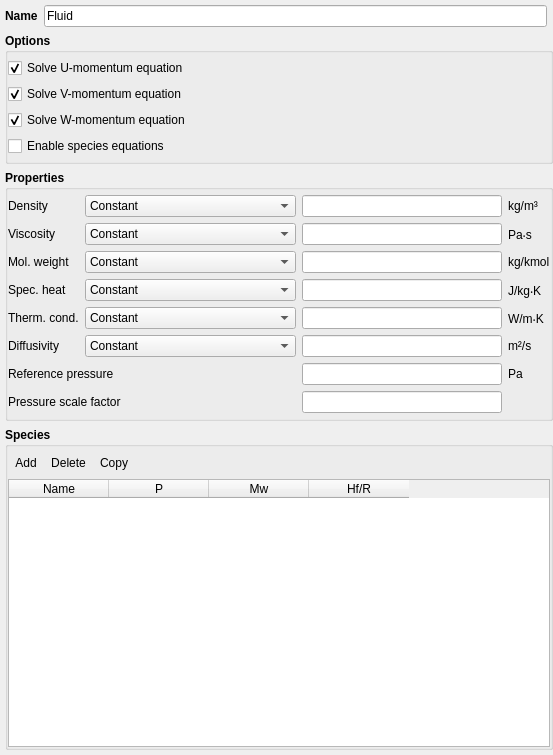
<?xml version="1.0" encoding="UTF-8"?>
<ui version="4.0">
 <class>fluid</class>
 <widget class="QWidget" name="fluid">
  <property name="geometry">
   <rect>
    <x>0</x>
    <y>0</y>
    <width>553</width>
    <height>755</height>
   </rect>
  </property>
  <property name="sizePolicy">
   <sizepolicy hsizetype="Preferred" vsizetype="Preferred">
    <horstretch>2</horstretch>
    <verstretch>0</verstretch>
   </sizepolicy>
  </property>
  <property name="minimumSize">
   <size>
    <width>20</width>
    <height>0</height>
   </size>
  </property>
  <layout class="QGridLayout" name="gridLayout_3">
   <property name="leftMargin">
    <number>5</number>
   </property>
   <property name="topMargin">
    <number>5</number>
   </property>
   <property name="rightMargin">
    <number>0</number>
   </property>
   <property name="bottomMargin">
    <number>5</number>
   </property>
   <item row="1" column="0" colspan="2">
    <widget class="QGroupBox" name="groupbox_options">
     <property name="font">
      <font>
       <weight>75</weight>
       <bold>true</bold>
      </font>
     </property>
     <property name="title">
      <string>Options</string>
     </property>
     <property name="flat">
      <bool>true</bool>
     </property>
     <layout class="QGridLayout" name="gridLayout">
      <property name="leftMargin">
       <number>0</number>
      </property>
      <property name="topMargin">
       <number>5</number>
      </property>
      <property name="rightMargin">
       <number>0</number>
      </property>
      <property name="bottomMargin">
       <number>5</number>
      </property>
      <item row="1" column="0">
       <widget class="CheckBox" name="checkbox_momentum_y_eq">
        <property name="font">
         <font>
          <weight>50</weight>
          <bold>false</bold>
         </font>
        </property>
        <property name="text">
         <string>Solve V-momentum equation</string>
        </property>
        <property name="checked">
         <bool>true</bool>
        </property>
       </widget>
      </item>
      <item row="2" column="0">
       <widget class="CheckBox" name="checkbox_momentum_z_eq">
        <property name="font">
         <font>
          <weight>50</weight>
          <bold>false</bold>
         </font>
        </property>
        <property name="text">
         <string>Solve W-momentum equation</string>
        </property>
        <property name="checked">
         <bool>true</bool>
        </property>
       </widget>
      </item>
      <item row="4" column="0">
       <layout class="QHBoxLayout" name="horizontalLayout_4"/>
      </item>
      <item row="3" column="0">
       <widget class="CheckBox" name="checkbox_species_eq">
        <property name="font">
         <font>
          <weight>50</weight>
          <bold>false</bold>
         </font>
        </property>
        <property name="text">
         <string>Enable species equations</string>
        </property>
       </widget>
      </item>
      <item row="0" column="0">
       <widget class="CheckBox" name="checkbox_momentum_x_eq">
        <property name="font">
         <font>
          <weight>50</weight>
          <bold>false</bold>
         </font>
        </property>
        <property name="text">
         <string>Solve U-momentum equation</string>
        </property>
        <property name="checked">
         <bool>true</bool>
        </property>
       </widget>
      </item>
     </layout>
    </widget>
   </item>
   <item row="3" column="0" colspan="2">
    <widget class="QGroupBox" name="groupbox_species">
     <property name="font">
      <font>
       <weight>75</weight>
       <bold>true</bold>
      </font>
     </property>
     <property name="title">
      <string>Species</string>
     </property>
     <property name="flat">
      <bool>true</bool>
     </property>
     <property name="checkable">
      <bool>false</bool>
     </property>
     <layout class="QGridLayout" name="gridLayout_4">
      <property name="leftMargin">
       <number>0</number>
      </property>
      <property name="topMargin">
       <number>5</number>
      </property>
      <property name="rightMargin">
       <number>0</number>
      </property>
      <property name="bottomMargin">
       <number>0</number>
      </property>
      <item row="0" column="0">
       <widget class="QWidget" name="frame_add_delete_species" native="true">
        <property name="font">
         <font>
          <weight>50</weight>
          <bold>false</bold>
         </font>
        </property>
        <layout class="QHBoxLayout" name="horizontalLayout_17">
         <property name="spacing">
          <number>0</number>
         </property>
         <property name="leftMargin">
          <number>0</number>
         </property>
         <property name="topMargin">
          <number>0</number>
         </property>
         <property name="rightMargin">
          <number>0</number>
         </property>
         <property name="bottomMargin">
          <number>0</number>
         </property>
         <item>
          <widget class="QToolButton" name="toolbutton_fluid_species_add">
           <property name="font">
            <font>
             <weight>50</weight>
             <bold>false</bold>
            </font>
           </property>
           <property name="text">
            <string>Add</string>
           </property>
           <property name="autoRaise">
            <bool>true</bool>
           </property>
          </widget>
         </item>
         <item>
          <widget class="QToolButton" name="toolbutton_fluid_species_delete">
           <property name="font">
            <font>
             <weight>50</weight>
             <bold>false</bold>
            </font>
           </property>
           <property name="text">
            <string>Delete</string>
           </property>
           <property name="autoRaise">
            <bool>true</bool>
           </property>
          </widget>
         </item>
         <item>
          <widget class="QToolButton" name="toolbutton_fluid_species_edit">
           <property name="font">
            <font>
             <weight>50</weight>
             <bold>false</bold>
            </font>
           </property>
           <property name="toolTip">
            <string>Edit selected species</string>
           </property>
           <property name="text">
            <string>Copy</string>
           </property>
           <property name="autoRaise">
            <bool>true</bool>
           </property>
          </widget>
         </item>
         <item>
          <spacer name="horizontalSpacer_6">
           <property name="orientation">
            <enum>Qt::Horizontal</enum>
           </property>
           <property name="sizeHint" stdset="0">
            <size>
             <width>40</width>
             <height>20</height>
            </size>
           </property>
          </spacer>
         </item>
        </layout>
       </widget>
      </item>
      <item row="1" column="0">
       <widget class="QTableWidget" name="tablewidget_fluid_species">
        <property name="sizePolicy">
         <sizepolicy hsizetype="Expanding" vsizetype="MinimumExpanding">
          <horstretch>0</horstretch>
          <verstretch>0</verstretch>
         </sizepolicy>
        </property>
        <property name="minimumSize">
         <size>
          <width>0</width>
          <height>100</height>
         </size>
        </property>
        <property name="maximumSize">
         <size>
          <width>16777215</width>
          <height>16777215</height>
         </size>
        </property>
        <property name="font">
         <font>
          <weight>50</weight>
          <bold>false</bold>
         </font>
        </property>
        <property name="selectionMode">
         <enum>QAbstractItemView::SingleSelection</enum>
        </property>
        <property name="selectionBehavior">
         <enum>QAbstractItemView::SelectRows</enum>
        </property>
        <attribute name="horizontalHeaderVisible">
         <bool>true</bool>
        </attribute>
        <attribute name="horizontalHeaderCascadingSectionResizes">
         <bool>false</bool>
        </attribute>
        <attribute name="horizontalHeaderMinimumSectionSize">
         <number>20</number>
        </attribute>
        <attribute name="horizontalHeaderDefaultSectionSize">
         <number>100</number>
        </attribute>
        <attribute name="horizontalHeaderHighlightSections">
         <bool>false</bool>
        </attribute>
        <attribute name="horizontalHeaderStretchLastSection">
         <bool>false</bool>
        </attribute>
        <attribute name="verticalHeaderVisible">
         <bool>false</bool>
        </attribute>
        <attribute name="verticalHeaderHighlightSections">
         <bool>false</bool>
        </attribute>
        <column>
         <property name="text">
          <string>Name</string>
         </property>
        </column>
        <column>
         <property name="text">
          <string>P</string>
         </property>
         <property name="toolTip">
          <string>Phase</string>
         </property>
        </column>
        <column>
         <property name="text">
          <string>Mw</string>
         </property>
         <property name="toolTip">
          <string>Molecular weight</string>
         </property>
        </column>
        <column>
         <property name="text">
          <string>Hf/R</string>
         </property>
         <property name="toolTip">
          <string>Heat of formation (normalized)</string>
         </property>
        </column>
       </widget>
      </item>
     </layout>
    </widget>
   </item>
   <item row="0" column="0">
    <widget class="QWidget" name="frame_name" native="true">
     <layout class="QGridLayout" name="gridLayout_2">
      <property name="leftMargin">
       <number>0</number>
      </property>
      <property name="topMargin">
       <number>0</number>
      </property>
      <property name="rightMargin">
       <number>0</number>
      </property>
      <property name="bottomMargin">
       <number>0</number>
      </property>
      <property name="spacing">
       <number>0</number>
      </property>
      <item row="0" column="0">
       <spacer name="verticalSpacer_5">
        <property name="orientation">
         <enum>Qt::Vertical</enum>
        </property>
        <property name="sizeType">
         <enum>QSizePolicy::Minimum</enum>
        </property>
        <property name="sizeHint" stdset="0">
         <size>
          <width>20</width>
          <height>0</height>
         </size>
        </property>
       </spacer>
      </item>
      <item row="1" column="0">
       <layout class="QHBoxLayout" name="horizontalLayout_3">
        <property name="spacing">
         <number>6</number>
        </property>
        <property name="topMargin">
         <number>0</number>
        </property>
        <item>
         <widget class="QLabel" name="label_fluid_phase_name">
          <property name="font">
           <font>
            <weight>75</weight>
            <bold>true</bold>
           </font>
          </property>
          <property name="toolTip">
           <string>&lt;html&gt;&lt;head/&gt;&lt;body&gt;&lt;p&gt;&lt;span style=&quot; font-weight:400;&quot;&gt;Name for fluid phase&lt;/span&gt;&lt;/p&gt;&lt;/body&gt;&lt;/html&gt;</string>
          </property>
          <property name="text">
           <string>Name</string>
          </property>
         </widget>
        </item>
        <item>
         <widget class="LineEdit" name="lineedit_fluid_phase_name">
          <property name="toolTip">
           <string>&lt;html&gt;&lt;head/&gt;&lt;body&gt;&lt;p&gt;Name for fluid phase&lt;/p&gt;&lt;/body&gt;&lt;/html&gt;</string>
          </property>
          <property name="text">
           <string>Fluid</string>
          </property>
         </widget>
        </item>
       </layout>
      </item>
     </layout>
    </widget>
   </item>
   <item row="2" column="0" colspan="2">
    <widget class="QGroupBox" name="groupbox_properties">
     <property name="font">
      <font>
       <weight>75</weight>
       <bold>true</bold>
      </font>
     </property>
     <property name="title">
      <string>Properties</string>
     </property>
     <property name="flat">
      <bool>true</bool>
     </property>
     <layout class="QGridLayout" name="gridLayout_5">
      <property name="leftMargin">
       <number>0</number>
      </property>
      <property name="topMargin">
       <number>5</number>
      </property>
      <property name="rightMargin">
       <number>0</number>
      </property>
      <property name="bottomMargin">
       <number>5</number>
      </property>
      <item row="0" column="0">
       <widget class="QLabel" name="label_fluid_density_model">
        <property name="font">
         <font>
          <weight>50</weight>
          <bold>false</bold>
         </font>
        </property>
        <property name="text">
         <string>Density</string>
        </property>
       </widget>
      </item>
      <item row="0" column="1">
       <widget class="ComboBox" name="combobox_fluid_density_model">
        <property name="sizePolicy">
         <sizepolicy hsizetype="Preferred" vsizetype="Fixed">
          <horstretch>0</horstretch>
          <verstretch>0</verstretch>
         </sizepolicy>
        </property>
        <property name="maximumSize">
         <size>
          <width>16777215</width>
          <height>16777215</height>
         </size>
        </property>
        <property name="font">
         <font>
          <weight>50</weight>
          <bold>false</bold>
         </font>
        </property>
        <property name="sizeAdjustPolicy">
         <enum>QComboBox::AdjustToContents</enum>
        </property>
        <property name="minimumContentsLength">
         <number>20</number>
        </property>
        <item>
         <property name="text">
          <string>Constant</string>
         </property>
        </item>
        <item>
         <property name="text">
          <string>Ideal gas law</string>
         </property>
        </item>
        <item>
         <property name="text">
          <string>UDF</string>
         </property>
        </item>
       </widget>
      </item>
      <item row="0" column="2">
       <widget class="LineEdit" name="lineedit_keyword_ro_g0">
        <property name="sizePolicy">
         <sizepolicy hsizetype="Expanding" vsizetype="Fixed">
          <horstretch>0</horstretch>
          <verstretch>0</verstretch>
         </sizepolicy>
        </property>
        <property name="minimumSize">
         <size>
          <width>30</width>
          <height>0</height>
         </size>
        </property>
        <property name="font">
         <font>
          <weight>50</weight>
          <bold>false</bold>
         </font>
        </property>
       </widget>
      </item>
      <item row="0" column="3">
       <widget class="QLabel" name="label_ro_g0_units">
        <property name="font">
         <font>
          <weight>50</weight>
          <bold>false</bold>
         </font>
        </property>
        <property name="text">
         <string>kg/m³ </string>
        </property>
       </widget>
      </item>
      <item row="1" column="0">
       <widget class="QLabel" name="label_fluid_viscosity_model">
        <property name="font">
         <font>
          <weight>50</weight>
          <bold>false</bold>
         </font>
        </property>
        <property name="text">
         <string>Viscosity</string>
        </property>
       </widget>
      </item>
      <item row="1" column="1">
       <widget class="ComboBox" name="combobox_fluid_viscosity_model">
        <property name="sizePolicy">
         <sizepolicy hsizetype="Preferred" vsizetype="Fixed">
          <horstretch>0</horstretch>
          <verstretch>0</verstretch>
         </sizepolicy>
        </property>
        <property name="maximumSize">
         <size>
          <width>16777215</width>
          <height>16777215</height>
         </size>
        </property>
        <property name="font">
         <font>
          <weight>50</weight>
          <bold>false</bold>
         </font>
        </property>
        <property name="sizeAdjustPolicy">
         <enum>QComboBox::AdjustToContents</enum>
        </property>
        <property name="minimumContentsLength">
         <number>20</number>
        </property>
        <item>
         <property name="text">
          <string>Constant</string>
         </property>
        </item>
        <item>
         <property name="text">
          <string>Sutherland's law</string>
         </property>
        </item>
        <item>
         <property name="text">
          <string>UDF</string>
         </property>
        </item>
       </widget>
      </item>
      <item row="1" column="2">
       <widget class="LineEdit" name="lineedit_keyword_mu_g0">
        <property name="sizePolicy">
         <sizepolicy hsizetype="Expanding" vsizetype="Fixed">
          <horstretch>0</horstretch>
          <verstretch>0</verstretch>
         </sizepolicy>
        </property>
        <property name="minimumSize">
         <size>
          <width>30</width>
          <height>0</height>
         </size>
        </property>
        <property name="font">
         <font>
          <weight>50</weight>
          <bold>false</bold>
         </font>
        </property>
       </widget>
      </item>
      <item row="1" column="3">
       <widget class="QLabel" name="label_mu_g0_units">
        <property name="font">
         <font>
          <weight>50</weight>
          <bold>false</bold>
         </font>
        </property>
        <property name="text">
         <string>Pa⸳s</string>
        </property>
       </widget>
      </item>
      <item row="2" column="0">
       <widget class="QLabel" name="label_mol_weight_model">
        <property name="font">
         <font>
          <weight>50</weight>
          <bold>false</bold>
         </font>
        </property>
        <property name="toolTip">
         <string>Molecular weight</string>
        </property>
        <property name="text">
         <string>Mol. weight</string>
        </property>
       </widget>
      </item>
      <item row="2" column="1">
       <widget class="ComboBox" name="combobox_fluid_mol_weight_model">
        <property name="sizePolicy">
         <sizepolicy hsizetype="Preferred" vsizetype="Fixed">
          <horstretch>0</horstretch>
          <verstretch>0</verstretch>
         </sizepolicy>
        </property>
        <property name="maximumSize">
         <size>
          <width>16777215</width>
          <height>16777215</height>
         </size>
        </property>
        <property name="font">
         <font>
          <weight>50</weight>
          <bold>false</bold>
         </font>
        </property>
        <property name="sizeAdjustPolicy">
         <enum>QComboBox::AdjustToContents</enum>
        </property>
        <property name="minimumContentsLength">
         <number>20</number>
        </property>
        <item>
         <property name="text">
          <string>Constant</string>
         </property>
        </item>
        <item>
         <property name="text">
          <string>Mixture</string>
         </property>
        </item>
       </widget>
      </item>
      <item row="2" column="2">
       <widget class="LineEdit" name="lineedit_keyword_mw_avg">
        <property name="sizePolicy">
         <sizepolicy hsizetype="Expanding" vsizetype="Fixed">
          <horstretch>0</horstretch>
          <verstretch>0</verstretch>
         </sizepolicy>
        </property>
        <property name="minimumSize">
         <size>
          <width>30</width>
          <height>0</height>
         </size>
        </property>
        <property name="font">
         <font>
          <weight>50</weight>
          <bold>false</bold>
         </font>
        </property>
       </widget>
      </item>
      <item row="2" column="3">
       <widget class="QLabel" name="label_mw_avg_units">
        <property name="font">
         <font>
          <weight>50</weight>
          <bold>false</bold>
         </font>
        </property>
        <property name="text">
         <string>kg/kmol</string>
        </property>
       </widget>
      </item>
      <item row="3" column="0">
       <widget class="QLabel" name="label_fluid_specific_heat_model">
        <property name="font">
         <font>
          <weight>50</weight>
          <bold>false</bold>
         </font>
        </property>
        <property name="toolTip">
         <string>Specific heat</string>
        </property>
        <property name="text">
         <string>Spec. heat</string>
        </property>
       </widget>
      </item>
      <item row="3" column="1">
       <widget class="ComboBox" name="combobox_fluid_specific_heat_model">
        <property name="sizePolicy">
         <sizepolicy hsizetype="Preferred" vsizetype="Fixed">
          <horstretch>0</horstretch>
          <verstretch>0</verstretch>
         </sizepolicy>
        </property>
        <property name="maximumSize">
         <size>
          <width>16777215</width>
          <height>16777215</height>
         </size>
        </property>
        <property name="font">
         <font>
          <weight>50</weight>
          <bold>false</bold>
         </font>
        </property>
        <property name="sizeAdjustPolicy">
         <enum>QComboBox::AdjustToContents</enum>
        </property>
        <property name="minimumContentsLength">
         <number>20</number>
        </property>
        <item>
         <property name="text">
          <string>Constant</string>
         </property>
        </item>
        <item>
         <property name="text">
          <string>Mixture</string>
         </property>
        </item>
        <item>
         <property name="text">
          <string>UDF</string>
         </property>
        </item>
       </widget>
      </item>
      <item row="3" column="2">
       <widget class="LineEdit" name="lineedit_keyword_c_pg0">
        <property name="sizePolicy">
         <sizepolicy hsizetype="Expanding" vsizetype="Fixed">
          <horstretch>0</horstretch>
          <verstretch>0</verstretch>
         </sizepolicy>
        </property>
        <property name="minimumSize">
         <size>
          <width>30</width>
          <height>0</height>
         </size>
        </property>
        <property name="font">
         <font>
          <weight>50</weight>
          <bold>false</bold>
         </font>
        </property>
       </widget>
      </item>
      <item row="3" column="3">
       <widget class="QLabel" name="label_c_pg0_units">
        <property name="font">
         <font>
          <weight>50</weight>
          <bold>false</bold>
         </font>
        </property>
        <property name="text">
         <string>J/kg⸳K</string>
        </property>
       </widget>
      </item>
      <item row="4" column="0">
       <widget class="QLabel" name="label_fluid_tc_model">
        <property name="font">
         <font>
          <weight>50</weight>
          <bold>false</bold>
         </font>
        </property>
        <property name="toolTip">
         <string>Thermal conductivity</string>
        </property>
        <property name="text">
         <string>Therm. cond.</string>
        </property>
       </widget>
      </item>
      <item row="4" column="1">
       <widget class="ComboBox" name="combobox_fluid_tc_model">
        <property name="sizePolicy">
         <sizepolicy hsizetype="Preferred" vsizetype="Fixed">
          <horstretch>0</horstretch>
          <verstretch>0</verstretch>
         </sizepolicy>
        </property>
        <property name="maximumSize">
         <size>
          <width>16777215</width>
          <height>16777215</height>
         </size>
        </property>
        <property name="font">
         <font>
          <weight>50</weight>
          <bold>false</bold>
         </font>
        </property>
        <property name="currentIndex">
         <number>0</number>
        </property>
        <property name="sizeAdjustPolicy">
         <enum>QComboBox::AdjustToContents</enum>
        </property>
        <property name="minimumContentsLength">
         <number>20</number>
        </property>
        <item>
         <property name="text">
          <string>Constant</string>
         </property>
        </item>
        <item>
         <property name="text">
          <string>Temperature dependent (air)</string>
         </property>
        </item>
        <item>
         <property name="text">
          <string>UDF</string>
         </property>
        </item>
       </widget>
      </item>
      <item row="4" column="2">
       <widget class="LineEdit" name="lineedit_keyword_k_g0">
        <property name="sizePolicy">
         <sizepolicy hsizetype="Expanding" vsizetype="Fixed">
          <horstretch>0</horstretch>
          <verstretch>0</verstretch>
         </sizepolicy>
        </property>
        <property name="minimumSize">
         <size>
          <width>30</width>
          <height>0</height>
         </size>
        </property>
        <property name="font">
         <font>
          <weight>50</weight>
          <bold>false</bold>
         </font>
        </property>
       </widget>
      </item>
      <item row="4" column="3">
       <widget class="QLabel" name="label_k_g0_units">
        <property name="font">
         <font>
          <weight>50</weight>
          <bold>false</bold>
         </font>
        </property>
        <property name="text">
         <string>W/m⸳K</string>
        </property>
       </widget>
      </item>
      <item row="5" column="0">
       <widget class="QLabel" name="label_fluid_diffusion_model">
        <property name="font">
         <font>
          <weight>50</weight>
          <bold>false</bold>
         </font>
        </property>
        <property name="text">
         <string>Diffusivity</string>
        </property>
       </widget>
      </item>
      <item row="5" column="1">
       <widget class="ComboBox" name="combobox_fluid_diffusion_model">
        <property name="sizePolicy">
         <sizepolicy hsizetype="Preferred" vsizetype="Fixed">
          <horstretch>0</horstretch>
          <verstretch>0</verstretch>
         </sizepolicy>
        </property>
        <property name="maximumSize">
         <size>
          <width>16777215</width>
          <height>16777215</height>
         </size>
        </property>
        <property name="font">
         <font>
          <weight>50</weight>
          <bold>false</bold>
         </font>
        </property>
        <property name="currentIndex">
         <number>0</number>
        </property>
        <property name="sizeAdjustPolicy">
         <enum>QComboBox::AdjustToContents</enum>
        </property>
        <property name="minimumContentsLength">
         <number>20</number>
        </property>
        <item>
         <property name="text">
          <string>Constant</string>
         </property>
        </item>
        <item>
         <property name="text">
          <string>Dilute mixture approximation (air)</string>
         </property>
        </item>
        <item>
         <property name="text">
          <string>UDF</string>
         </property>
        </item>
       </widget>
      </item>
      <item row="5" column="2">
       <widget class="LineEdit" name="lineedit_keyword_dif_g0">
        <property name="sizePolicy">
         <sizepolicy hsizetype="Expanding" vsizetype="Fixed">
          <horstretch>0</horstretch>
          <verstretch>0</verstretch>
         </sizepolicy>
        </property>
        <property name="minimumSize">
         <size>
          <width>30</width>
          <height>0</height>
         </size>
        </property>
        <property name="font">
         <font>
          <weight>50</weight>
          <bold>false</bold>
         </font>
        </property>
       </widget>
      </item>
      <item row="5" column="3">
       <widget class="QLabel" name="label_dif_g0_units">
        <property name="font">
         <font>
          <weight>50</weight>
          <bold>false</bold>
         </font>
        </property>
        <property name="text">
         <string>m²/s </string>
        </property>
       </widget>
      </item>
      <item row="6" column="0" colspan="2">
       <widget class="QLabel" name="label_p_ref">
        <property name="font">
         <font>
          <weight>50</weight>
          <bold>false</bold>
         </font>
        </property>
        <property name="text">
         <string>Reference pressure</string>
        </property>
       </widget>
      </item>
      <item row="6" column="2">
       <widget class="LineEdit" name="lineedit_keyword_p_ref">
        <property name="font">
         <font>
          <weight>50</weight>
          <bold>false</bold>
         </font>
        </property>
       </widget>
      </item>
      <item row="7" column="0" colspan="2">
       <widget class="QLabel" name="label_p_scale">
        <property name="font">
         <font>
          <weight>50</weight>
          <bold>false</bold>
         </font>
        </property>
        <property name="text">
         <string>Pressure scale factor</string>
        </property>
       </widget>
      </item>
      <item row="7" column="2">
       <widget class="LineEdit" name="lineedit_keyword_p_scale">
        <property name="font">
         <font>
          <weight>50</weight>
          <bold>false</bold>
         </font>
        </property>
       </widget>
      </item>
      <item row="6" column="3">
       <widget class="QLabel" name="label_p_ref_units">
        <property name="font">
         <font>
          <weight>50</weight>
          <bold>false</bold>
         </font>
        </property>
        <property name="text">
         <string>Pa</string>
        </property>
       </widget>
      </item>
     </layout>
    </widget>
   </item>
  </layout>
 </widget>
 <customwidgets>
  <customwidget>
   <class>LineEdit</class>
   <extends>QLineEdit</extends>
   <header location="global">mfixgui.widgets.base</header>
  </customwidget>
  <customwidget>
   <class>CheckBox</class>
   <extends>QCheckBox</extends>
   <header>mfixgui.widgets.base</header>
  </customwidget>
  <customwidget>
   <class>ComboBox</class>
   <extends>QComboBox</extends>
   <header>mfixgui.widgets.base</header>
  </customwidget>
 </customwidgets>
 <tabstops>
  <tabstop>lineedit_fluid_phase_name</tabstop>
  <tabstop>checkbox_momentum_x_eq</tabstop>
  <tabstop>checkbox_momentum_y_eq</tabstop>
  <tabstop>checkbox_momentum_z_eq</tabstop>
  <tabstop>checkbox_species_eq</tabstop>
  <tabstop>combobox_fluid_density_model</tabstop>
  <tabstop>lineedit_keyword_ro_g0</tabstop>
  <tabstop>combobox_fluid_viscosity_model</tabstop>
  <tabstop>lineedit_keyword_mu_g0</tabstop>
  <tabstop>combobox_fluid_mol_weight_model</tabstop>
  <tabstop>lineedit_keyword_mw_avg</tabstop>
  <tabstop>combobox_fluid_specific_heat_model</tabstop>
  <tabstop>lineedit_keyword_c_pg0</tabstop>
  <tabstop>combobox_fluid_tc_model</tabstop>
  <tabstop>lineedit_keyword_k_g0</tabstop>
  <tabstop>combobox_fluid_diffusion_model</tabstop>
  <tabstop>lineedit_keyword_dif_g0</tabstop>
  <tabstop>lineedit_keyword_p_ref</tabstop>
  <tabstop>lineedit_keyword_p_scale</tabstop>
  <tabstop>toolbutton_fluid_species_add</tabstop>
  <tabstop>toolbutton_fluid_species_delete</tabstop>
  <tabstop>toolbutton_fluid_species_edit</tabstop>
  <tabstop>tablewidget_fluid_species</tabstop>
 </tabstops>
 <resources/>
 <connections/>
</ui>
